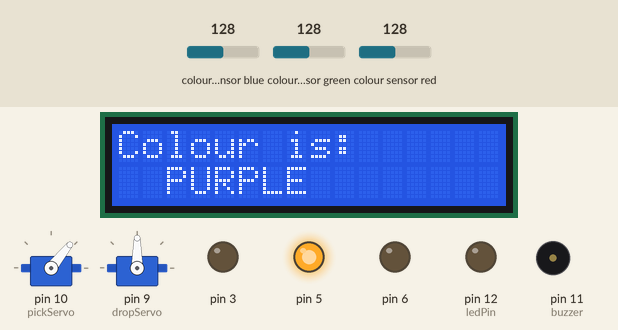
Bench run of a sketch on a simulated Arduino Uno, built with avr-gcc and run on an emulated ATmega328P. Shown: 16×2 character LCD, 2 × servo, output pins drawn as LEDs (lit = HIGH), buzzer (waves = sounding, pin HIGH). Wiring (inferred from the names in the program): TCS3200 colour sensor: output pin 8; S2 pin 7; S3 pin 2; S0 pin 4; S1 pin 13. Inputs (shaded band) come from the test bench; at power-on: colour sensor blue 128, colour sensor green 128, colour sensor red 128. Pins used as bus, display or sensor lines are not drawn; what the sketch prints to the serial monitor is not drawn.

Above: at 2.8 s.
At 5.73 s:
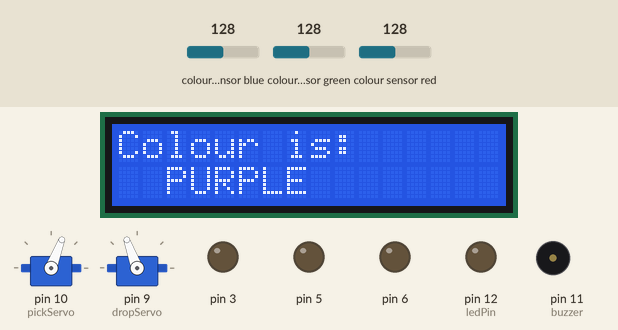
At 11.6 s:
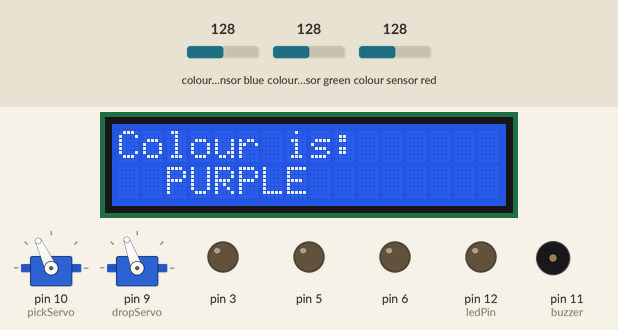
At 18.1 s:
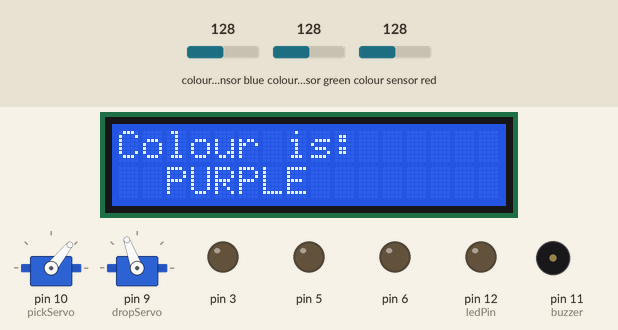
At 28.52 s:
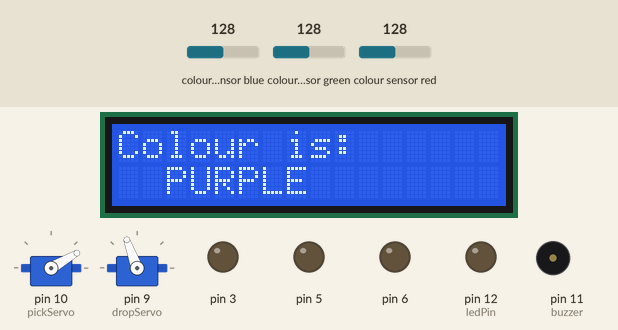
At 37.1 s:
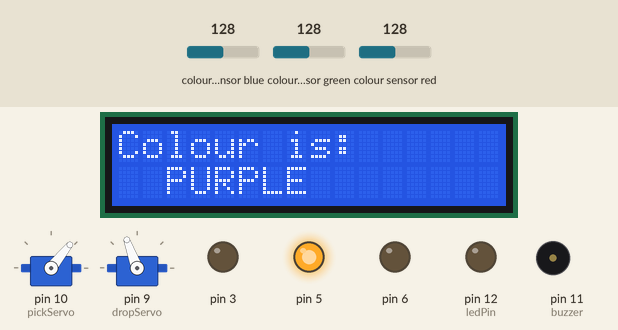
Timing chart, 0 to 40.0 s (numbered marks = the images above):
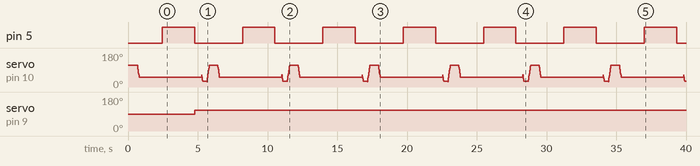

The sketch:

ES_PROJECT_COLOUR_SORTING.ino
```cpp
#include <Arduino_BuiltIn.h>

#include <Servo.h>
#include <LiquidCrystal_I2C.h>

LiquidCrystal_I2C lcd(0x27, 16, 2); // I2C address 0x27, 16 column and 2 rows

Servo pickServo;
Servo dropServo;

#define S0 4
#define S1 13
#define S2 7
#define S3 2
#define sensorOut 8
const int ledPin = 12;
const int ldrPin = A0;
int frequency = 0;
int color=0;
int buzzer=11; //buzz
int a=1;

int detectColor()
 {
  digitalWrite(S2, LOW);
  digitalWrite(S3, LOW);
  frequency = pulseIn(sensorOut, LOW);
  int R = frequency;
  Serial.print("Red = ");
  Serial.print(frequency);//printing RED color frequency
  Serial.print("   ");
  delay(50);
  digitalWrite(S2, LOW);
  digitalWrite(S3, HIGH);
  frequency = pulseIn(sensorOut, LOW);
  int B = frequency;
  Serial.print("Blue = ");
  Serial.print(frequency);
  Serial.println("   ");
  digitalWrite(S2, HIGH);
  digitalWrite(S3, HIGH);
  frequency = pulseIn(sensorOut, LOW);
  int G = frequency;
  Serial.print("Green = ");
  Serial.print(frequency);
  Serial.print("   ");
  delay(50);
  delay(50);
if( R>210 & R<220 & G>248 & G<255 & B<205 & B>195)
  {
    color = 1;
    Serial.print("Detected Color is = ");
    Serial.println("RED");
  }

  else if(R>210 & R<220 & G<250 & G>235 & B<205 & B>195 )
  {
    color = 2;
    Serial.print("Detected Color is = ");
    Serial.println("YELLOW");
  }
  else if(R>220 & R<230 & G<260 & G>250 & B<205 & B>195)
  {
    color = 4;
    Serial.println("NOTA");
  }
  else
  {
    color=3;
    Serial.println("PURPLE");

  }


  return color;
}
void setup()
{
  lcd.init(); // initialize the lcd
  lcd.backlight();
  pinMode(S0, OUTPUT);
  pinMode(S1, OUTPUT);
  pinMode(S2, OUTPUT);
  pinMode(S3, OUTPUT);
  pinMode(sensorOut, INPUT);
  digitalWrite(S0, LOW);
  digitalWrite(S1, HIGH);
  pickServo.attach(10);
  dropServo.attach(9);
  Serial.begin(9600);
  pinMode(buzzer, OUTPUT); //buzz
  pinMode(3,OUTPUT);
  pinMode(5,OUTPUT);
  pinMode(6,OUTPUT);
  Serial.begin(9600);
  pinMode(ledPin, OUTPUT);
  pinMode(ldrPin, INPUT);
}

void loop()
{
//   int ldrStatus = analogRead(ldrPin);
// if (ldrStatus <= 12)
// {
// digitalWrite(ledPin, HIGH);
// Serial.print("Darkness over here,turn on the LED :");
// Serial.println(ldrStatus);
// }
// else
//  {
// digitalWrite(ledPin, LOW);
// Serial.print("There is sufficient light , turn off the LED : ");
// Serial.println(ldrStatus);
//}
  pickServo.write(115);
  delay(600);
  for(int i = 115; i > 50; i--)
  {
    pickServo.write(i);
    delay(2);
  }
  delay(500);
  color = detectColor();
  delay(1000);

  switch (color)
  {
    case 1:
      digitalWrite(6,HIGH);
      delay(300);
      lcd.clear();                 // clear display
      lcd.setCursor(0, 0);         // move cursor to   (0, 0)
      lcd.print("Colour is:");        // print message at (0, 0)
      lcd.setCursor(2, 1);         // move cursor to   (2, 1)
      lcd.print("RED"); // print message at (2, 1)
      delay(2000);                 // display the above for two seconds

      digitalWrite(6,LOW);
      dropServo.write(170);
    break;

    case 2:

    digitalWrite(3,HIGH);//yellow
    delay(300);
    lcd.clear();                 // clear display
    lcd.setCursor(0, 0);         // move cursor to   (0, 0)
    lcd.print("Colour is:");        // print message at (0, 0)
    lcd.setCursor(2, 1);         // move cursor to   (2, 1)
    lcd.print("YELLOW"); // print message at (2, 1)
    delay(2000);                 // display the above for two seconds
    digitalWrite(3,LOW);
    dropServo.write(180);
    break;

    case 3:
     digitalWrite(5,HIGH);
    delay(300);
      lcd.clear();                 // clear display
      lcd.setCursor(0, 0);         // move cursor to   (0, 0)
      lcd.print("Colour is:");        // print message at (0, 0)
      lcd.setCursor(2, 1);         // move cursor to   (2, 1)
      lcd.print("PURPLE"); // print message at (2, 1)
      delay(2000);                 // display the above for two seconds
    digitalWrite(5,LOW);
    dropServo.write(110);
    break;

    case 4:
    //NOTA
      lcd.clear();                 // clear display
      lcd.setCursor(0, 0);         // move cursor to   (0, 0)
      lcd.print("NOTA");        // print message at (0, 0)
      delay(2000);                 // display the above for two seconds
    delay(300);
    dropServo.write(80);
    tone(buzzer,1000,500);
    delay(500);
    break;

    //     case 5:
    //  digitalWrite(5,HIGH);
    // delay(300);
    //   lcd.clear();                 // clear display
    //   lcd.setCursor(0, 0);         // move cursor to   (0, 0)
    //   lcd.print("Colour is:");        // print message at (0, 0)
    //   lcd.setCursor(2, 1);         // move cursor to   (2, 1)
    //   lcd.print("PURPLE"); // print message at (2, 1)
    //   delay(2000);                 // display the above for two seconds
    // digitalWrite(5,LOW);
    // dropServo.write(110);
    // break;


    case 0:
    break;
  }
  delay(500);
  for(int i = 65; i > 29; i--)
  {
    pickServo.write(i);
    delay(2);
  }
  delay(300);
  for(int i = 29; i < 115; i++)
  {
    pickServo.write(i);
    delay(2);
  }
  color=0;
}
```

Measured:
- by itself, pin 5: alternates HIGH for 2.3 s and LOW for 3.4 s
- by itself, servo on pin 9 (dropServo): 90° → 110° at 4.8 s
